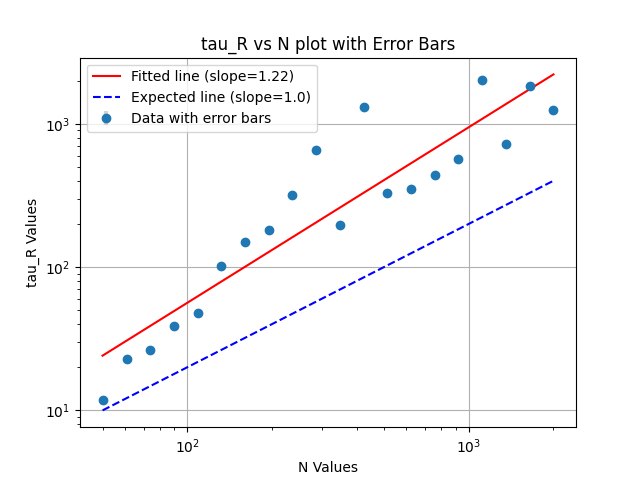

The script that saved this image:
import os
import re
import math
import matplotlib
matplotlib.use('QT5Agg')
import matplotlib.pyplot as plt

class R2:
    @staticmethod
    def calculate_autocorrelation(r_squared_values):
        N = len(r_squared_values)
        mean = sum(r_squared_values) / N
        autocorrelation = []
        denominator = sum((v - mean) ** 2 for v in r_squared_values)
        for lag in range(N):
            numerator = sum((r_squared_values[i] - mean) * (r_squared_values[i + lag] - mean) for i in range(N - lag))
            autocorrelation.append(numerator / denominator)
        return autocorrelation

    @staticmethod
    def read_r2_values_from_file(file_path):
        if not os.path.exists(file_path):
            raise FileNotFoundError(f"The file {file_path} was not found.")
        with open(file_path, 'r') as file:
            lines = file.readlines()
        r2_values = []
        for line in lines[1:]:
            try:
                value = float(line.strip())
                r2_values.append(value)
            except ValueError:
                raise ValueError("One or more lines could not be parsed into floats.")
        return r2_values

    @staticmethod
    def find_intersection_with_one_over_e(autocorrelation_values):
        one_over_e = 1 / math.e
        for i in range(len(autocorrelation_values) - 1):
            if autocorrelation_values[i] >= one_over_e and autocorrelation_values[i + 1] <= one_over_e:
                slope = (autocorrelation_values[i + 1] - autocorrelation_values[i])
                if slope == 0:
                    return i
                intersection = i + (one_over_e - autocorrelation_values[i]) / slope
                return intersection
        return None

    @staticmethod
    def process_directories(directory_path, iterations=5):
        x_points = []
        y_points_all_iterations = {}
        dir_pattern = re.compile(r'run\d+_inner\d+_outer\d+_factor\d+_residue(?P<residue>\d+)', re.IGNORECASE)
        # Initialize a dictionary to hold all y_points for each residue across iterations
        for subdirectory in os.listdir(directory_path):
            match = dir_pattern.match(subdirectory)
            if match:
                residue_value = float(match.group('residue'))
                y_points_all_iterations[residue_value] = []
        # Perform calculations over multiple iterations
        for iteration in range(iterations):
            for subdirectory in os.listdir(directory_path):
                match = dir_pattern.match(subdirectory)
                if match:
                    residue_value = float(match.group('residue'))
                    file_path = os.path.join(directory_path, subdirectory, 'r2.dat')
                    try:
                        r2_values = R2.read_r2_values_from_file(file_path)
                        autocorrelation_values = R2.calculate_autocorrelation(r2_values)
                        intersection = R2.find_intersection_with_one_over_e(autocorrelation_values)
                        if intersection is not None:
                            y_points_all_iterations[residue_value].append(intersection)
                    except Exception as ex:
                        print(f"An exception occurred during iteration {iteration} for {subdirectory}: {ex}")
        # Calculate mean and standard deviation for each residue
        y_points_mean = []
        y_points_stddev = []
        for residue, intersections in y_points_all_iterations.items():
            if intersections:  # Ensure there are calculated intersections
                mean_intersection = sum(intersections) / len(intersections)
                stddev_intersection = calculate_standard_deviation(intersections)
                x_points.append(residue)
                y_points_mean.append(mean_intersection)
                y_points_stddev.append(stddev_intersection)
        # Sort the results based on x_points (residue values)
        combined_list = sorted(zip(x_points, y_points_mean, y_points_stddev), key=lambda item: item[0])
        x_points_sorted, y_points_mean_sorted, y_points_stddev_sorted = zip(*combined_list)
        return x_points_sorted, y_points_mean_sorted, y_points_stddev_sorted

import math

def linear_fit(x, y):
    n = len(x)
    sum_x = sum(x)
    sum_y = sum(y)
    sum_xy = sum(xi * yi for xi, yi in zip(x, y))
    sum_x_squared = sum(xi ** 2 for xi in x)

    # Calculate the slope (b) and intercept (a) for y = a + bx
    b = (n * sum_xy - sum_x * sum_y) / (n * sum_x_squared - sum_x ** 2)
    a = (sum_y - b * sum_x) / n

    return a, b

def calculate_deviation(y, y_fit):
    deviations = [abs((y_i - y_fit_i) / y_fit_i) for y_i, y_fit_i in zip(y, y_fit)]
    return deviations

def calculate_standard_deviation(values):
    mean = sum(values) / len(values)
    variance = sum((x - mean) ** 2 for x in values) / len(values)
    return math.sqrt(variance)

def main():
    try:
        directory_path = "C:/git/rouse_data/mc010"
        iterations = 5
        # Get x, y, and y_err values from the process_directories function
        x, y, y_err = R2.process_directories(directory_path, iterations)
        # Perform log transformation on x and y
        log_x = [math.log(xi) for xi in x]
        log_y = [math.log(yi) for yi in y]
        # Perform a linear fit on the log-log transformed data
        a, b = linear_fit(log_x, log_y)
        # Convert the fitted line coefficients back to the original scale
        a_exp = math.exp(a)
        fitted_line = [a_exp * xi**b for xi in x]
        # Plot the data, fitted line, and expected line with error bars
        plt.figure()
        plt.errorbar(x, y, yerr=y_err, fmt='o', label='Data with error bars', ecolor='lightgray', elinewidth=3, capsize=0)
        plt.plot(x, fitted_line, color='red', label=f'Fitted line (slope={b:.2f})')
        plt.plot(x, [a_exp * xi**1.0 for xi in x], color='blue', linestyle='--', label='Expected line (slope=1.0)')
        plt.xscale('log')
        plt.yscale('log')
        plt.xlabel("N Values")
        plt.ylabel("tau_R Values")
        plt.title("tau_R vs N plot with Error Bars")
        plt.legend()
        plt.grid(True)
        # Uncomment the next line to save the figure
        plt.savefig('find_non_compliant_chains_2.png')
        plt.show()
        # Check the compliance with the Rouse model
        expected_slope = 2.0
        if abs(b - expected_slope) > 0.1:  # Allowing some tolerance
            print(f"The chain lengths do not comply with the Rouse theory (slope={b:.2f}).")
        else:
            print(f"The chain lengths comply with the Rouse theory (slope={b:.2f}).")
        # Identify significant deviations
        deviations = calculate_deviation(y, fitted_line)
        threshold = 0.1  # Set a threshold for significant deviation
        significant_deviations = [i for i, dev in enumerate(deviations) if dev > threshold]
        if significant_deviations:
            print("Significant deviations found at chain lengths:")
            for index in significant_deviations:
                print(f"N = {x[index]}, tau_R = {y[index]}, Fitted tau_R = {fitted_line[index]}")
    except Exception as ex:
        print(f"An exception occurred: {ex}")


# Trigger the plot function
main()
